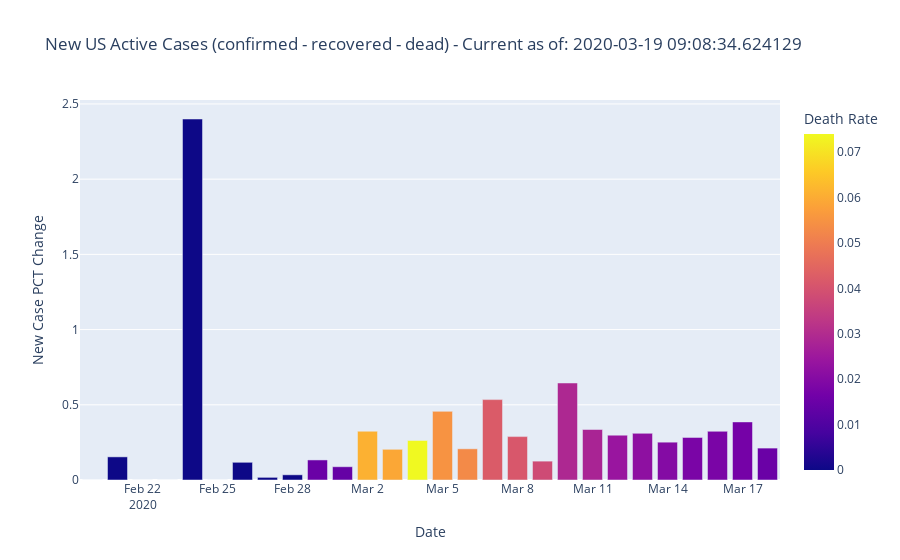

Write notebook code for a chart like this one.
### Code cell
us_chart = px.bar(us_totals[us_totals['Date'] >= '2020-02-20'], 
    x="Date", y="New Case PCT Change", color="Death Rate", 
    title="New US Active Cases (confirmed - recovered - dead) - Current as of: "+str(NOW), 
    )
us_chart.show()

### Figure 1 — Plotly figure (JSON) as saved in the notebook; plotly's stock layout.template omitted (floating-point values rounded to 4 significant figures)
{"data": [{"alignmentgroup": "True", "hoverlabel": {"namelength": 0}, "hovertemplate": "Date=%{x}<br>New Case PCT Change=%{y}<br>Death Rate=%{marker.color}", "legendgroup": "", "marker": {"color": [0, 0, 0, 0, 0, 0, 0, 0, 0, 0.015, 0.014, 0.061, 0.059, 0.074, 0.055, 0.053, 0.042, 0.041, 0.038, 0.029, 0.028, 0.024, 0.022, 0.02, 0.018, 0.018, 0.017, 0.015], "coloraxis": "coloraxis"}, "name": "", "offsetgroup": "", "orientation": "v", "showlegend": false, "textposition": "auto", "type": "bar", "x": ["2020-02-20T00:00:00", "2020-02-21T00:00:00", "2020-02-22T00:00:00", "2020-02-23T00:00:00", "2020-02-24T00:00:00", "2020-02-25T00:00:00", "2020-02-26T00:00:00", "2020-02-27T00:00:00", "2020-02-28T00:00:00", "2020-02-29T00:00:00", "2020-03-01T00:00:00", "2020-03-02T00:00:00", "2020-03-03T00:00:00", "2020-03-04T00:00:00", "2020-03-05T00:00:00", "2020-03-06T00:00:00", "2020-03-07T00:00:00", "2020-03-08T00:00:00", "2020-03-09T00:00:00", "2020-03-10T00:00:00", "2020-03-11T00:00:00", "2020-03-12T00:00:00", "2020-03-13T00:00:00", "2020-03-14T00:00:00", "2020-03-15T00:00:00", "2020-03-16T00:00:00", "2020-03-17T00:00:00", "2020-03-18T00:00:00"], "xaxis": "x", "y": [0, 0.1538, 0, 0, 2.4, 0, 0.1176, 0.01754, 0.03448, 0.1333, 0.08824, 0.3243, 0.2041, 0.2627, 0.4564, 0.2074, 0.5344, 0.2886, 0.1255, 0.6449, 0.3358, 0.2982, 0.3103, 0.2515, 0.2831, 0.3238, 0.3862, 0.2121], "yaxis": "y"}], "layout": {"autosize": true, "barmode": "relative", "coloraxis": {"colorbar": {"title": {"text": "Death Rate"}}, "colorscale": [[0, "#0d0887"], [0.1111, "#46039f"], [0.2222, "#7201a8"], [0.3333, "#9c179e"], [0.4444, "#bd3786"], [0.5556, "#d8576b"], [0.6667, "#ed7953"], [0.7778, "#fb9f3a"], [0.8889, "#fdca26"], [1, "#f0f921"]]}, "legend": {"tracegroupgap": 0}, "title": {"text": "New US Active Cases (confirmed - recovered - dead) - Current as of: 2020-03-19 09:08:34.624129"}, "xaxis": {"anchor": "y", "autorange": true, "domain": [0, 1], "range": ["2020-02-19 12:00", "2020-03-18 12:00"], "title": {"text": "Date"}, "type": "date"}, "yaxis": {"anchor": "x", "autorange": true, "domain": [0, 1], "range": [0, 2.526], "title": {"text": "New Case PCT Change"}, "type": "linear"}}}
